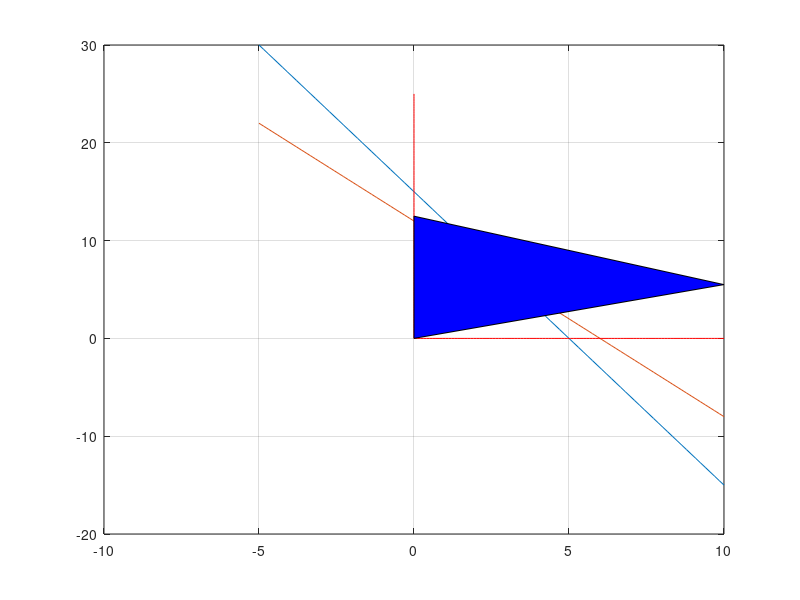

This figure's MATLAB source:
xi=linspace(-5,10,100);
fx = [-2 12]
yi = polyval(fx,xi)
fx2 = [-3 15]
yi2 = polyval(fx2,xi)
 plot(xi,yi2)
 grid on
 hold on
 plot(xi,yi)
 x0=linspace(0,25,100);
 
 x00=linspace(0,10,100);
 y0 = zeros(size(x0));
 hold on
 plot(x00,y0,'red');
 hold on
 plot(y0,x0,'red');
 hold on

fill([0,10,0],[0,5.5,12.5], 'b')